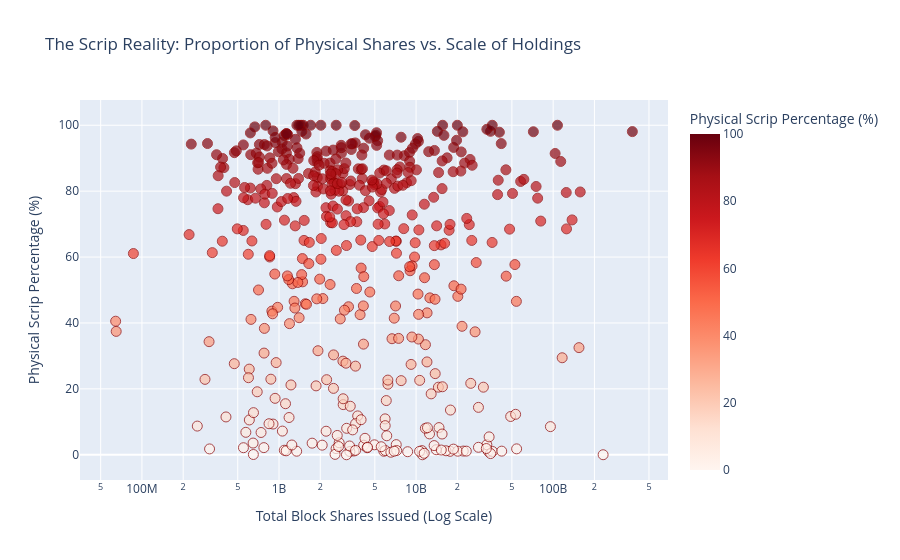

This figure's notebook cell:
### Code cell
import plotly.express as px
import pandas as pd

def analyze_scrip_reality(df):
    # Clean the numeric data
    df['HOLDINGS_SCRIP'] = df['HOLDINGS_SCRIP'].fillna(0).astype(str).str.replace('.', '', regex=False).str.replace(',', '.', regex=False)
    df['HOLDINGS_SCRIP'] = pd.to_numeric(df['HOLDINGS_SCRIP'], errors='coerce')
    
    df['TOTAL_HOLDING_SHARES'] = df['TOTAL_HOLDING_SHARES'].astype(str).str.replace('.', '', regex=False).str.replace(',', '.', regex=False)
    df['TOTAL_HOLDING_SHARES'] = pd.to_numeric(df['TOTAL_HOLDING_SHARES'], errors='coerce')

    # Aggregate by company
    issuer_scrip = df.groupby(['SHARE_CODE', 'ISSUER_NAME']).agg(
        TOTAL_SCRIP=('HOLDINGS_SCRIP', 'sum'),
        TOTAL_SHARES=('TOTAL_HOLDING_SHARES', 'sum') 
    ).reset_index()
    
    # Calculate True Ratio
    issuer_scrip['SCRIP_PERCENTAGE'] = (issuer_scrip['TOTAL_SCRIP'] / issuer_scrip['TOTAL_SHARES']) * 100
    issuer_scrip['SCRIP_PERCENTAGE'] = issuer_scrip['SCRIP_PERCENTAGE'].fillna(0)
    
    # Filter out fully modernized companies (0% scrip)
    legacy_companies = issuer_scrip[issuer_scrip['SCRIP_PERCENTAGE'] > 0]
    
    fig = px.scatter(
        legacy_companies,
        x='TOTAL_SHARES',
        y='SCRIP_PERCENTAGE',
        hover_name='ISSUER_NAME',
        hover_data=['SHARE_CODE', 'TOTAL_SCRIP'],
        log_x=True, # Applies a logarithmic scale to account for arbitrary share splits
        title="The Scrip Reality: Proportion of Physical Shares vs. Scale of Holdings",
        labels={
            'TOTAL_SHARES': 'Total Block Shares Issued (Log Scale)',
            'SCRIP_PERCENTAGE': 'Physical Scrip Percentage (%)'
        },
        color='SCRIP_PERCENTAGE',
        color_continuous_scale='Reds'
    )
    
    # Add styling
    fig.update_traces(marker=dict(size=10, opacity=0.7, line=dict(width=1, color='DarkRed')))
    fig.show()

    fig.write_image("images/scrip_reality.png")

analyze_scrip_reality(df)

### Figure 1 — Plotly figure (JSON) as saved in the notebook; plotly's stock layout.template omitted (floating-point values rounded to 4 significant figures; data arrays with more than 128 entries replaced by an {"elided": "..."} marker saying what was removed)
{"data": [{"customdata": {"elided": "474x2 mixed values"}, "hovertemplate": "<b>%{hovertext}</b><br><br>Total Block Shares Issued (Log Scale)=%{x}<br>Physical Scrip Percentage (%)=%{marker.color}<br>SHARE_CODE=%{customdata[0]}<br>TOTAL_SCRIP=%{customdata[1]}<extra></extra>", "hovertext": {"elided": "474 str values"}, "legendgroup": "", "marker": {"color": {"elided": "474 float values"}, "coloraxis": "coloraxis", "line": {"color": "DarkRed", "width": 1}, "opacity": 0.7, "size": 10, "symbol": "circle"}, "mode": "markers", "name": "", "orientation": "v", "showlegend": false, "type": "scatter", "x": {"elided": "474 int values"}, "xaxis": "x", "y": {"elided": "474 float values"}, "yaxis": "y"}], "layout": {"coloraxis": {"colorbar": {"title": {"text": "Physical Scrip Percentage (%)"}}, "colorscale": [[0, "rgb(255,245,240)"], [0.125, "rgb(254,224,210)"], [0.25, "rgb(252,187,161)"], [0.375, "rgb(252,146,114)"], [0.5, "rgb(251,106,74)"], [0.625, "rgb(239,59,44)"], [0.75, "rgb(203,24,29)"], [0.875, "rgb(165,15,21)"], [1, "rgb(103,0,13)"]]}, "legend": {"tracegroupgap": 0}, "title": {"text": "The Scrip Reality: Proportion of Physical Shares vs. Scale of Holdings"}, "xaxis": {"anchor": "y", "domain": [0, 1], "title": {"text": "Total Block Shares Issued (Log Scale)"}, "type": "log"}, "yaxis": {"anchor": "x", "domain": [0, 1], "title": {"text": "Physical Scrip Percentage (%)"}}}}
